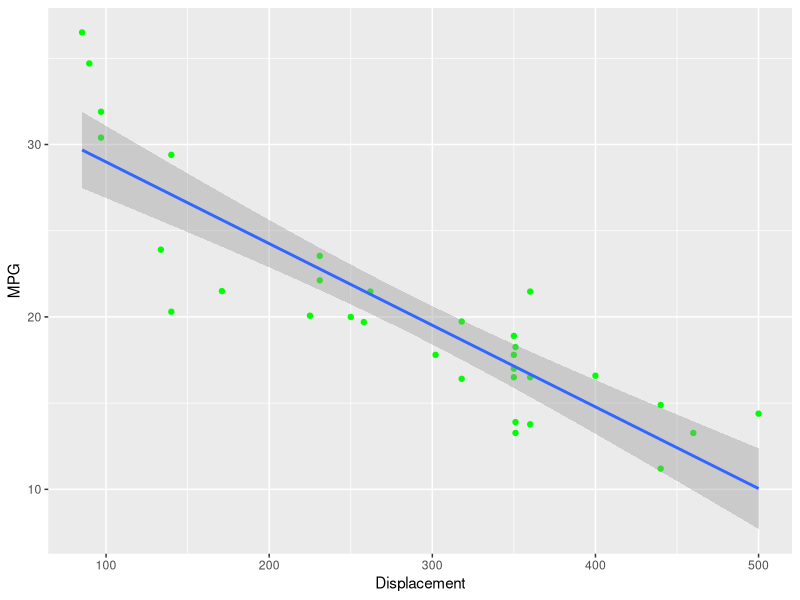

Generate this figure with R: (Note: this script raises an error after producing the figure.)
setwd("~/Documents/School/952986478/MATH839 Applied Regression Analysis/hw1")

#Imports
library(readr)
library(ggplot2)
mpg <- read_csv("MilesPerGallonMPV.csv")

#Simple Linear Regression
slr_mpg <- lm(formula = Displacement ~ MPG, data = mpg)
summary(slr_mpg)
ggplot(data=mpg, aes(x=Displacement,y=MPG)) + 
  geom_point(color="green") +
  geom_smooth(method='lm',formula = y~x)

#ANOVA
anova <- aov(formula = Displacement ~ MPG, data = mpg)
summary(anova)

#Confidence Intervals
groupwise
